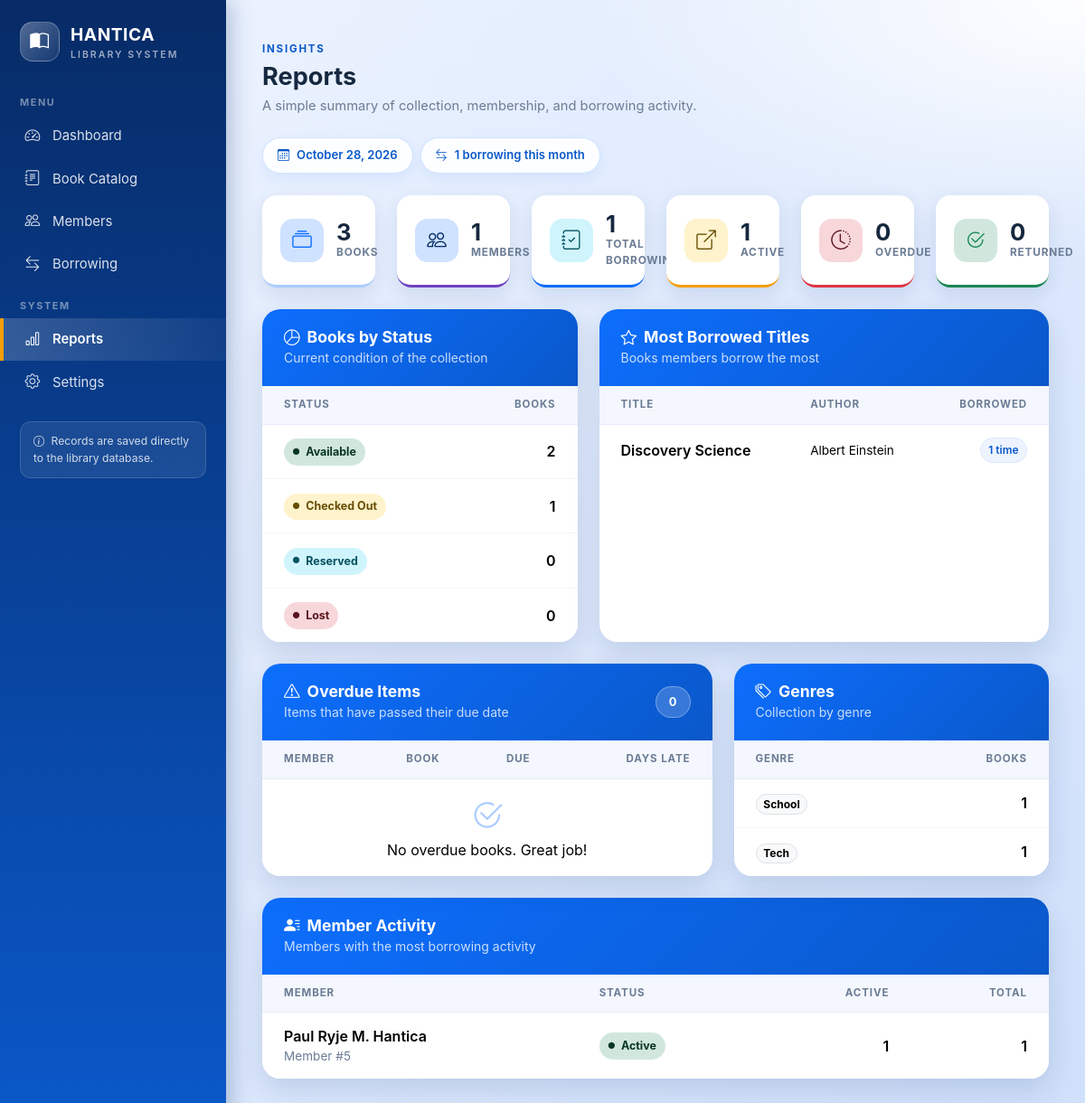
The page /reports/ on the database its author committed.
### PaulRyje_app/models.py (models this page shows, shortened)
class Book(models.Model):
    STATUS_CHOICES = [
        ('Available', 'Available'),
        ('Checked Out', 'Checked Out'),
        ('Reserved', 'Reserved'),
        ('Lost', 'Lost'),
    ]
    title = models.CharField(max_length=200)
    author = models.CharField(max_length=200)
    isbn = models.CharField(max_length=20, blank=True, null=True)
    genre = models.CharField(max_length=100, blank=True, null=True)
    status = models.CharField(max_length=50, choices=STATUS_CHOICES, default='Available')
    STATUS_BADGE = {
        'Available': 'success',
        'Checked Out': 'warning',
        'Reserved': 'info',
        'Lost': 'danger',
    }
    class Meta:
        ordering = ['title', 'id']

class Member(models.Model):
    STATUS_CHOICES = [
        ('Active', 'Active'),
        ('Suspended', 'Suspended'),
        ('Inactive', 'Inactive'),
    ]
    STATUS_BADGE = {
        'Active': 'success',
        'Suspended': 'warning',
        'Inactive': 'secondary',
    }
    full_name = models.CharField(max_length=200)
    email = models.EmailField(blank=True)
    phone = models.CharField(max_length=30, blank=True)
    address = models.TextField(blank=True)
    joined_on = models.DateField(default=timezone.localdate)
    status = models.CharField(max_length=20, choices=STATUS_CHOICES, default='Active')
    class Meta:
        ordering = ['full_name', 'id']
    @property
    def badge_class(self):
        return self.STATUS_BADGE.get(self.status, 'secondary')

### PaulRyje_app/views.py (the view)
# urls.py: path('reports/', views.reports, name='reports'),
def reports(request):
    today = timezone.localdate()
    month_start = today.replace(day=1)
    status_rows = dict(
        Book.objects.values_list('status').annotate(total=Count('id'))
    )
    status_breakdown = [
        {
            'label': label,
            'total': status_rows.get(value, 0),
            'badge_class': Book.STATUS_BADGE.get(value, 'secondary'),
        }
        for value, label in Book.STATUS_CHOICES
    ]
    genre_breakdown = (
        Book.objects.exclude(genre__isnull=True)
        .exclude(genre='')
        .values('genre')
        .annotate(total=Count('id'))
        .order_by('-total', 'genre')[:8]
    )
    top_books = (
        Book.objects.annotate(borrow_count=Count('borrowings'))
        .filter(borrow_count__gt=0)
        .order_by('-borrow_count', 'title')[:5]
    )
    overdue_borrowings = (
        Borrowing.objects.select_related('book', 'member')
        .filter(returned_on__isnull=True, due_on__lt=today)
        .order_by('due_on')[:10]
    )
    member_activity = (
        Member.objects.annotate(
            active_count=Count('borrowings', filter=Q(borrowings__returned_on__isnull=True)),
            total_count=Count('borrowings'),
        )
        .order_by('-active_count', '-total_count', 'full_name')[:8]
    )
    stats = {
        'books': Book.objects.count(),
        'members': Member.objects.count(),
        'borrowings': Borrowing.objects.count(),
        'active_borrowings': Borrowing.objects.filter(returned_on__isnull=True).count(),
        'overdue': Borrowing.objects.filter(returned_on__isnull=True, due_on__lt=today).count(),
        'returned': Borrowing.objects.filter(returned_on__isnull=False).count(),
        'this_month': Borrowing.objects.filter(borrowed_on__gte=month_start).count(),
    }
    context = {
        'active_section': 'reports',
        'stats': stats,
        'status_breakdown': status_breakdown,
        'genre_breakdown': genre_breakdown,
        'top_books': top_books,
        'overdue_borrowings': overdue_borrowings,
        'member_activity': member_activity,
        'today': today,
    }
    return render(request, 'reports/reports.html', context)

### PaulRyje_app/templates/reports/reports.html (shortened to what this page needs)
{% extends 'base.html' %}
{% block content %}
{% include 'partials/page_header.html' with eyebrow="Insights" title="Reports" subtitle="A simple summary of collection, membership, and borrowing activity." %}
<div class="d-flex flex-wrap gap-2 mb-4">
    <span class="pill">
        <i class="bi bi-calendar3"></i>
        {{ today|date:"F j, Y" }}
    </span>
    <span class="pill">
        <i class="bi bi-arrow-left-right"></i>
        {{ stats.this_month }} borrowing{{ stats.this_month|pluralize }} this month
    </span>
</div>
<div class="row g-3 g-lg-4 mb-4">
    <div class="col-6 col-md-4 col-xl-2">
        <div class="stat-card">
            <span class="stat-icon bg-primary-subtle text-primary"><i class="bi bi-collection"></i></span>
            <div>
                <div class="stat-value">{{ stats.books }}</div>
                <div class="stat-label">Books</div>
            </div>
        </div>
    </div>
    <div class="col-6 col-md-4 col-xl-2">
        <div class="stat-card is-members">
            <span class="stat-icon bg-primary-subtle text-primary-emphasis"><i class="bi bi-people"></i></span>
            <div>
                <div class="stat-value">{{ stats.members }}</div>
                <div class="stat-label">Members</div>
            </div>
        </div>
    </div>
    <div class="col-6 col-md-4 col-xl-2">
        <div class="stat-card is-active-borrow">
            <span class="stat-icon bg-info-subtle text-info-emphasis"><i class="bi bi-journal-check"></i></span>
            <div>
                <div class="stat-value">{{ stats.borrowings }}</div>
                <div class="stat-label">Total Borrowings</div>
            </div>
        </div>
    </div>
    <div class="col-6 col-md-4 col-xl-2">
        <div class="stat-card is-out">
            <span class="stat-icon bg-warning-subtle text-warning-emphasis"><i class="bi bi-box-arrow-up-right"></i></span>
            <div>
                <div class="stat-value">{{ stats.active_borrowings }}</div>
                <div class="stat-label">Active</div>
            </div>
        </div>
    </div>
    <div class="col-6 col-md-4 col-xl-2">
        <div class="stat-card is-overdue">
            <span class="stat-icon bg-danger-subtle text-danger-emphasis"><i class="bi bi-clock-history"></i></span>
            <div>
                <div class="stat-value">{{ stats.overdue }}</div>
                <div class="stat-label">Overdue</div>
            </div>
        </div>
    </div>
    <div class="col-6 col-md-4 col-xl-2">
        <div class="stat-card is-available">
            <span class="stat-icon bg-success-subtle text-success"><i class="bi bi-check2-circle"></i></span>
            <div>
                <div class="stat-value">{{ stats.returned }}</div>
                <div class="stat-label">Returned</div>
            </div>
        </div>
    </div>
</div>
<div class="row g-4 mb-4">
    <div class="col-xl-5">
        <section class="panel h-100">
            <div class="panel-header">
                <div>
                    <h2><i class="bi bi-pie-chart me-2"></i>Books by Status</h2>
                    <small>Current condition of the collection</small>
                </div>
            </div>
            <div class="table-responsive">
                <table class="table align-middle">
                    <thead>
                        <tr>
                            <th scope="col">Status</th>
                            <th scope="col" class="text-end">Books</th>
                        </tr>
                    </thead>
                    <tbody>
                        {% for row in status_breakdown %}
                        <tr>
                            <td>
                                <span class="badge-status bg-{{ row.badge_class }}-subtle text-{{ row.badge_class }}-emphasis">
                                    <i class="bi bi-circle-fill"></i>{{ row.label }}
                                </span>
                            </td>
                            <td class="text-end fw-semibold">{{ row.total }}</td>
                        </tr>
                        {% endfor %}
                    </tbody>
                </table>
            </div>
        </section>
    </div>
    <div class="col-xl-7">
        <section class="panel h-100">
            <div class="panel-header">
                <div>
                    <h2><i class="bi bi-star me-2"></i>Most Borrowed Titles</h2>
                    <small>Books members borrow the most</small>
                </div>
            </div>
            <div class="table-responsive">
                <table class="table align-middle">
                    <thead>
                        <tr>
                            <th scope="col">Title</th>
                            <th scope="col">Author</th>
                            <th scope="col" class="text-end">Borrowed</th>
                        </tr>
                    </thead>
                    <tbody>
                        {% for book in top_books %}
                        <tr>
                            <td><span class="book-title">{{ book.title }}</span></td>
                            <td class="book-meta">{{ book.author }}</td>
                            <td class="text-end">
                                <span class="badge-soft">{{ book.borrow_count }} time{{ book.borrow_count|pluralize }}</span>
                            </td>
                        </tr>
                        {% endfor %}
                    </tbody>
                </table>
            </div>
        </section>
    </div>
</div>
<div class="row g-4 mb-4">
    <div class="col-xl-7">
        <section class="panel h-100">
            <div class="panel-header">
                <div>
                    <h2><i class="bi bi-exclamation-triangle me-2"></i>Overdue Items</h2>
                    <small>Items that have passed their due date</small>
                </div>
                <span class="panel-count">{{ stats.overdue }}</span>
            </div>
            <div class="table-responsive">
                <table class="table align-middle">
                    <thead>
                        <tr>
                            <th scope="col">Member</th>
                            <th scope="col">Book</th>
                            <th scope="col">Due</th>
                            <th scope="col" class="text-end">Days Late</th>
                        </tr>
                    </thead>
                    <tbody>
                        {% for borrowing in overdue_borrowings %}
                        <tr>
                            <td>{{ borrowing.member.full_name }}</td>
                            <td><span class="book-title">{{ borrowing.book.title }}</span></td>
                            <td class="book-meta">{{ borrowing.due_on|date:"M d, Y" }}</td>
                            <td class="text-end">
                                <span class="badge-status bg-danger-subtle text-danger-emphasis">
                                    <i class="bi bi-circle-fill"></i>{{ borrowing.days_overdue }}
                                </span>
                            </td>
                        </tr>
                        {% empty %}
                        <tr>
                            <td colspan="4" class="empty-state">
                                <div><i class="bi bi-check2-circle"></i></div>
                                <p class="mb-0">No overdue books. Great job!</p>
                            </td>
                        </tr>
                        {% endfor %}
                    </tbody>
                </table>
            </div>
        </section>
    </div>
    <div class="col-xl-5">
        <section class="panel h-100">
            <div class="panel-header">
                <div>
                    <h2><i class="bi bi-tags me-2"></i>Genres</h2>
                    <small>Collection by genre</small>
                </div>
            </div>
            <div class="table-responsive">
                <table class="table align-middle">
                    <thead>
                        <tr>
                            <th scope="col">Genre</th>
                            <th scope="col" class="text-end">Books</th>
                        </tr>
                    </thead>
                    <tbody>
                        {% for row in genre_breakdown %}
                        <tr>
                            <td><span class="badge rounded-pill text-bg-light border">{{ row.genre }}</span></td>
                            <td class="text-end fw-semibold">{{ row.total }}</td>
                        </tr>
                        {% endfor %}
                    </tbody>
                </table>
            </div>
        </section>
    </div>
</div>
<section class="panel">
    <div class="panel-header">
        <div>
            <h2><i class="bi bi-person-lines-fill me-2"></i>Member Activity</h2>
            <small>Members with the most borrowing activity</small>
        </div>
    </div>
    <div class="table-responsive">
        <table class="table align-middle">
            <thead>
                <tr>
                    <th scope="col">Member</th>
                    <th scope="col">Status</th>
                    <th scope="col" class="text-end">Active</th>
                    <th scope="col" class="text-end">Total</th>
                </tr>
            </thead>
            <tbody>
                {% for member in member_activity %}
                <tr>
                    <td>
                        <span class="book-title">{{ member.full_name }}</span>
                        <div class="book-meta">Member #{{ member.id }}</div>
                    </td>
                    <td>
                        <span class="badge-status bg-{{ member.badge_class }}-subtle text-{{ member.badge_class }}-emphasis">
                            <i class="bi bi-circle-fill"></i>{{ member.status }}
                        </span>
                    </td>
                    <td class="text-end fw-semibold">{{ member.active_count }}</td>
                    <td class="text-end fw-semibold">{{ member.total_count }}</td>
                </tr>
                {% endfor %}
            </tbody>
        </table>
    </div>
</section>
{% endblock %}

### rows shown on the page
Book: label "Checked Out", total "1", title "Discovery Science", author "Albert Einstein", borrow_count "1"
Member: full_name "Paul Ryje M. Hantica", id "5", status "Active", active_count "1", total_count "1"

### other values the page prints
{{ eyebrow }} "INSIGHTS"
{{ title }} "Reports"
{{ subtitle }} "A simple summary of collection, membership, and borrowing activity."
{{ today|date:"F j, Y" }} "October 28, 2026"
{{ stats.this_month }} "1"
{{ stats.books }} "3"
{{ stats.members }} "1"
{{ stats.borrowings }} "1"
{{ stats.active_borrowings }} "1"
{{ stats.overdue }} "0"
{{ stats.returned }} "0"
{{ row.label }} "Available" "Reserved" "Lost"
{{ row.total }} "2" "0" "0"
{{ row.genre }} "School" "Tech"
{{ row.total }} "1" "1"
